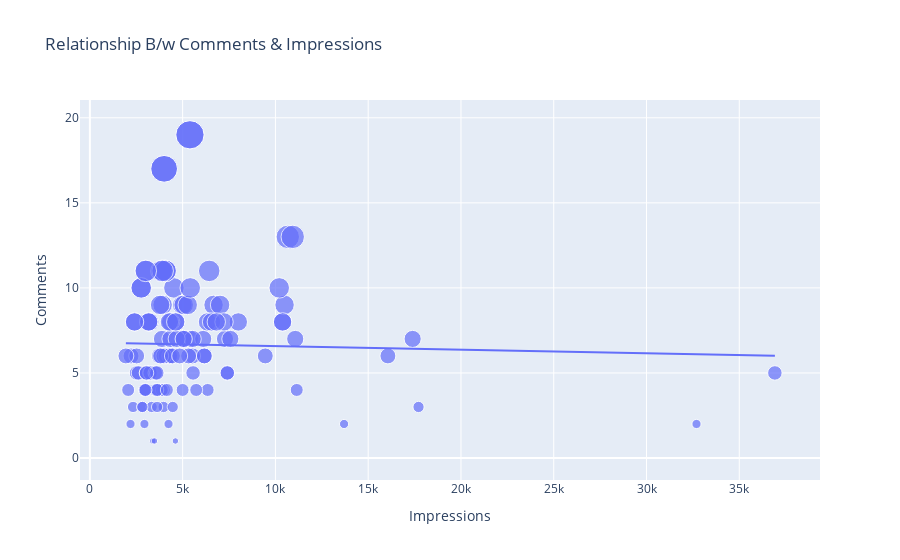

Here is the notebook cell this chart was saved with:
### Code cell
# Relation Btw Comment and Impression

fig = px.scatter(data_frame= df, x="Impressions", y="Comments", size ="Comments", trendline="ols",
                 title=" Relationship B/w Comments & Impressions")
fig.show()
